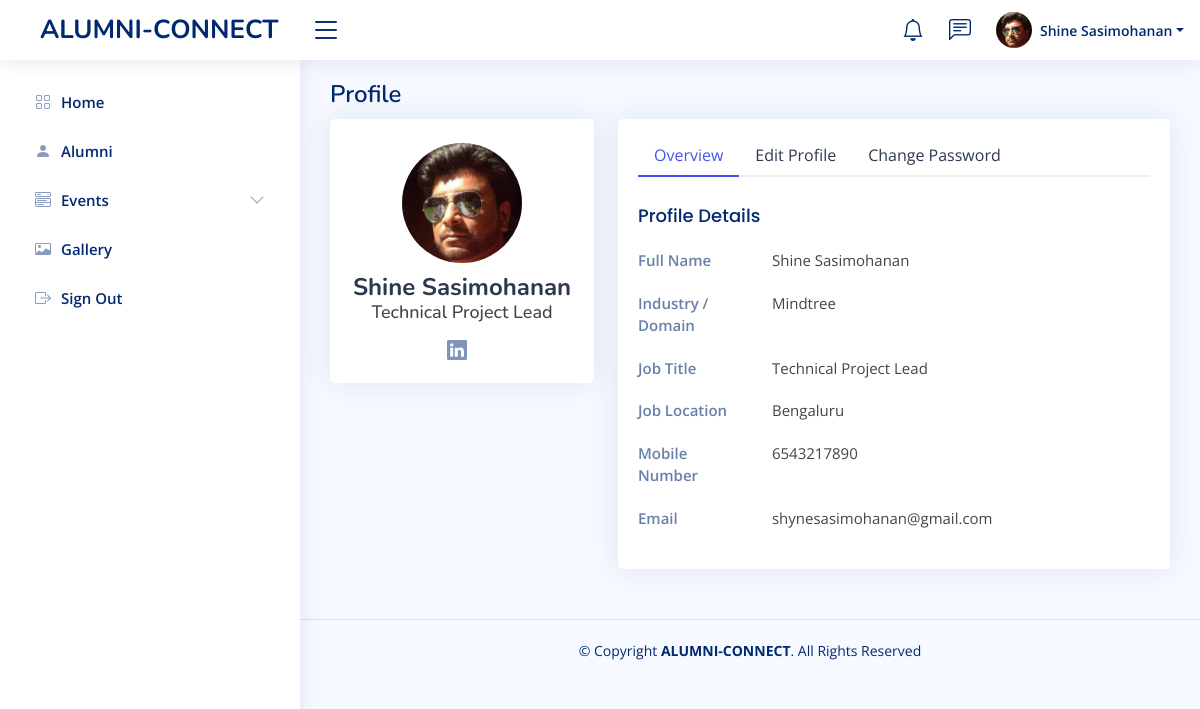
The app's page /alumnis/alumniProfile/ (signed in) with its own data.
### alumnis/models.py (models this page shows)
class AlumniProPic(models.Model):
  proPic = models.ImageField(upload_to='alumniProPic/')
  email = models.CharField(max_length=255,primary_key=True, default="")

class Alumnis(models.Model):
  fname = models.CharField(max_length=255,default="")
  lname = models.CharField(max_length=255,default="")
  email = models.CharField(max_length=255,primary_key=True)
  branch = models.CharField(max_length=255,default="")
  yoa = models.IntegerField(default=0)
  mobile = models.IntegerField(default=0)
  password = models.CharField(max_length=255)
  otp = models.IntegerField(default=0)
  verified = models.IntegerField(default=0)
  profile = models.IntegerField(default=0)

class AlumniProfile(models.Model):
  email = models.CharField(max_length=255,primary_key=True)
  specialization = models.CharField(max_length=255,default="")
  linkedID = models.CharField(max_length=255,default="")
  industry = models.CharField(max_length=255,default="")
  position = models.CharField(max_length=255,default="")
  location = models.CharField(max_length=255,default="")
  gf = models.IntegerField(default=0)
  cs = models.IntegerField(default=0)
  fi = models.IntegerField(default=0)
  research = models.IntegerField(default=0)
  fdp = models.IntegerField(default=0)
  mdp = models.IntegerField(default=0)
  iv = models.IntegerField(default=0)
  buddySys = models.IntegerField(default=0)
  consulting = models.IntegerField(default=0)
  sip = models.IntegerField(default=0)
  placements = models.IntegerField(default=0)
  ic = models.IntegerField(default=0)
  lps = models.IntegerField(default=0)
  csr = models.IntegerField(default=0)
  ssp = models.IntegerField(default=0)
  se = models.IntegerField(default=0)

### alumnis/views.py (the view)
# urls.py: path('alumniProfile/', views.alumniProfile, name='alumniProfile'),
def alumniProfile(request):
  if 'email' in request.session:
    a=request.session.get('email')
    pic = AlumniProPic.objects.filter(email=a).values()
    user = Alumnis.objects.filter(email=a).values()
    alumniDetails = AlumniProfile.objects.filter(email=a).values()
    template = loader.get_template('alumniProfile.html')
    context = {
    'myalumnis': user,'details':alumniDetails,'pic' : pic,
  }
    return HttpResponse(template.render(context, request))
  else:
    return redirect('index')

### alumnis/templates/alumniProfile.html (shortened to what this page needs)
<!DOCTYPE html>
<html lang="en">
<head>
    {% load static %}
  <link href="{% static 'assets2/vendor/bootstrap/css/bootstrap.min.css' %}" rel="stylesheet">
  <link href="{% static 'assets2/vendor/bootstrap-icons/bootstrap-icons.css' %}" rel="stylesheet">
  <link href="{% static 'assets2/vendor/boxicons/css/boxicons.min.css' %}" rel="stylesheet">
  <link href="{% static 'assets2/vendor/quill/quill.snow.css' %}" rel="stylesheet">
  <link href="{% static 'assets2/vendor/quill/quill.bubble.css' %}" rel="stylesheet">
  <link href="{% static 'assets2/vendor/remixicon/remixicon.css' %}" rel="stylesheet">
  <link href="{% static 'assets2/vendor/simple-datatables/style.css' %}" rel="stylesheet">
  <link href="{% static 'assets2/css/style.css' %}" rel="stylesheet">
</head>
<body>
    {% include 'alumniHeader.html' %}
    {% include 'alumniSidebar.html' %}
  <main id="main" class="main">
    <div class="pagetitle">
      <h1>Profile</h1>
    </div>
    <section class="section profile">
      <div class="row">
        <div class="col-xl-4">
          <div class="card">
            <div class="card-body profile-card pt-4 d-flex flex-column align-items-center">
              {% if pic.0.proPic %}
                <img src="{% static 'media/' %}{{ pic.0.proPic }}"  alt="Profile" class="rounded-circle">
              {% else %}
                <img src="{% static 'assets2/img/profile-img.jpg' %}" alt="Profile" class="rounded-circle">
              {% endif %}
              <h2>{{ myalumnis.0.fname }} {{ myalumnis.0.lname }}</h2>
              <h3>{{ details.0.position }}</h3>
              <div class="social-links mt-2">
                <a href="{{ details.0.linkedID }}" target="_blank" class="linkedin"><i class="bi bi-linkedin"></i></a>
              </div>
            </div>
          </div>
        </div>
        <div class="col-xl-8">
          <div class="card">
            <div class="card-body pt-3">
              <ul class="nav nav-tabs nav-tabs-bordered">
                <li class="nav-item">
                  <button class="nav-link active" data-bs-toggle="tab" data-bs-target="#profile-overview">Overview</button>
                </li>
                <li class="nav-item">
                  <button class="nav-link" data-bs-toggle="tab" data-bs-target="#profile-edit">Edit Profile</button>
                </li>
                <li class="nav-item">
                  <button class="nav-link" data-bs-toggle="tab" data-bs-target="#profile-change-password">Change Password</button>
                </li>
              </ul>
              <div class="tab-content pt-2">
                <div class="tab-pane fade show active profile-overview" id="profile-overview">
                  <h5 class="card-title">Profile Details</h5>
                  <div class="row">
                    <div class="col-lg-3 col-md-4 label ">Full Name</div>
                    <div class="col-lg-9 col-md-8">{{ myalumnis.0.fname }} {{ myalumnis.0.lname }}</div>
                  </div>
                  <div class="row">
                    <div class="col-lg-3 col-md-4 label">Industry / Domain</div>
                    <div class="col-lg-9 col-md-8">{{ details.0.industry }}</div>
                  </div>
                  <div class="row">
                    <div class="col-lg-3 col-md-4 label">Job Title</div>
                    <div class="col-lg-9 col-md-8">{{ details.0.position }}</div>
                  </div>
                  <div class="row">
                    <div class="col-lg-3 col-md-4 label">Job Location</div>
                    <div class="col-lg-9 col-md-8">{{ details.0.location }}</div>
                  </div>
                  <div class="row">
                    <div class="col-lg-3 col-md-4 label">Mobile Number</div>
                    <div class="col-lg-9 col-md-8">{{ myalumnis.0.mobile }}</div>
                  </div>
                  <div class="row">
                    <div class="col-lg-3 col-md-4 label">Email</div>
                    <div class="col-lg-9 col-md-8">{{ myalumnis.0.email }}</div>
                  </div>
                </div>
              </div>
            </div>
          </div>
        </div>
      </div>
    </section>
  </main>
  <footer id="footer" class="footer">
    <div class="copyright">
      &copy; Copyright <strong><span>ALUMNI-CONNECT</span></strong>. All Rights Reserved
    </div>
  </footer>
</body>
</html>

### alumnis/templates/alumniHeader.html (shortened to what this page needs)
{% load static %}
<header id="header" class="header fixed-top d-flex align-items-center">
    <div class="d-flex align-items-center justify-content-between">
      <a href="../" class="logo d-flex align-items-center">
        <span class="d-none d-lg-block" style="margin-left:20px;">ALUMNI-CONNECT</span>
      </a>
      <i class="bi bi-list toggle-sidebar-btn"></i>
    </div>
    <nav class="header-nav ms-auto">
      <ul class="d-flex align-items-center">
        <li class="nav-item dropdown">
          <a class="nav-link nav-icon" href="#" data-bs-toggle="dropdown">
            <i class="bi bi-bell"></i>
          </a>
        </li>
        <li class="nav-item dropdown">
          <a class="nav-link nav-icon" href="#" data-bs-toggle="dropdown">
            <i class="bi bi-chat-left-text"></i>
          </a>
        </li>
        <li class="nav-item dropdown pe-3">
          <a class="nav-link nav-profile d-flex align-items-center pe-0" href="#" data-bs-toggle="dropdown">
            {% if pic.0.proPic %}
              <img src="{% static 'media/' %}{{ pic.0.proPic }}"  alt="Profile" class="rounded-circle">
            {% else %}
              <img src="{% static 'assets2/img/profile-img.jpg' %}" alt="Profile" class="rounded-circle">
            {% endif %}
            <span class="d-none d-md-block dropdown-toggle ps-2">{{ myalumnis.0.fname }} {{ myalumnis.0.lname }}</span>
          </a>
        </li>
      </ul>
    </nav>
  </header>

### alumnis/static/assets2/css/style.css (style rules this page uses)
:root { scroll-behavior: smooth; }
body { font-family: "Open Sans", sans-serif; background: #f6f9ff; color: #444444; }
a { color: #4154f1; text-decoration: none; }
h1, h2, h3, h4, h5, h6 { font-family: "Nunito", sans-serif; }
#main { margin-top: 60px; padding: 20px 30px; transition: all 0.3s; }
.pagetitle { margin-bottom: 10px; }
.pagetitle h1 { font-size: 24px; margin-bottom: 0; font-weight: 600; color: #012970; }
.card { margin-bottom: 30px; border: none; border-radius: 5px; box-shadow: 0px 0 30px rgba(1, 41, 112, 0.1); }
.card-title { padding: 20px 0 15px 0; font-size: 18px; font-weight: 500; color: #012970; font-family: "Poppins", sans-serif; }
.card-body { padding: 0 20px 20px 20px; }
.nav-tabs-bordered { border-bottom: 2px solid #ebeef4; }
.nav-tabs-bordered .nav-link { margin-bottom: -2px; border: none; color: #2c384e; }
.nav-tabs-bordered .nav-link.active { background-color: #fff; color: #4154f1; border-bottom: 2px solid #4154f1; }
.logo { line-height: 1; }
@media (min-width: 1200px) { .logo { width: 280px; } }
.logo span { font-size: 26px; font-weight: 700; color: #012970; font-family: "Nunito", sans-serif; }
.header { transition: all 0.5s; z-index: 997; height: 60px; box-shadow: 0px 2px 20px rgba(1, 41, 112, 0.1); background-color: #fff; padding-left: 20px; }
.header .toggle-sidebar-btn { font-size: 32px; padding-left: 10px; cursor: pointer; color: #012970; }
.header-nav ul { list-style: none; }
.header-nav>ul { margin: 0; padding: 0; }
.header-nav .nav-icon { font-size: 22px; color: #012970; margin-right: 25px; position: relative; }
.header-nav .nav-profile { color: #012970; }
.header-nav .nav-profile img { max-height: 36px; }
.header-nav .nav-profile span { font-size: 14px; font-weight: 600; }
@media (min-width: 1200px) { #main, #footer { margin-left: 300px; } }
.profile .profile-card img { max-width: 120px; }
.profile .profile-card h2 { font-size: 24px; font-weight: 700; color: #2c384e; margin: 10px 0 0 0; }
.profile .profile-card h3 { font-size: 18px; }
.profile .profile-card .social-links a { font-size: 20px; display: inline-block; color: rgba(1, 41, 112, 0.5); line-height: 0; margin-right: 10px; transition: 0.3s; }
.profile .profile-overview .row { margin-bottom: 20px; font-size: 15px; }
.profile .profile-overview .card-title { color: #012970; }
.profile .profile-overview .label { font-weight: 600; color: rgba(1, 41, 112, 0.6); }
.footer { padding: 20px 0; font-size: 14px; transition: all 0.3s; border-top: 1px solid #cddfff; }
.footer .copyright { text-align: center; color: #012970; }

### records on screen
AlumniProPic: proPic (picture)
Alumnis: fname "Shine", lname "Sasimohanan", email "shynesasimohanan@gmail.com"
AlumniProfile: position "Technical Project Lead", industry "Mindtree", location "Bengaluru"

### other values on screen
{{ myalumnis.0.mobile }} "6543217890"
